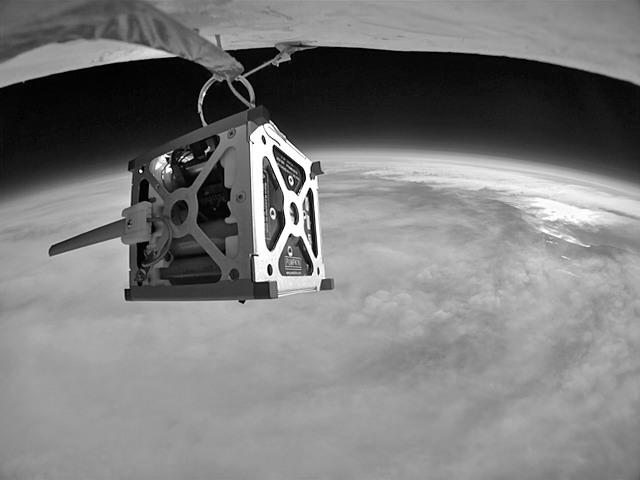
#> input picture archive/img-processor/samples/cubesat.png, 640 x 480 px; its folder holds 4 pictures in this run
$ python process.py   (Python 2 division)   (older library calls are emulated)
#> lines starting #> are read from the running program, lines starting #| are printed output that depends on the picture; after the words box and inside, x2 and y2 are one past the last pixel; in counts of white or black regions, pixels touching at a corner belong together
import os
import cv2
import numpy as np
from time import time

# Go through all files in the sample directory
for filename in os.listdir("samples"):

	start = time()

	# Open the sample
	sample = cv2.imread("samples/" + filename, cv2.IMREAD_GRAYSCALE)
#> sample is the input picture: shape (480, 640); min 0, max 255, mean 123.8

	# Threshold the sample
	ret, threshold = cv2.threshold(sample, 80, 255, cv2.THRESH_BINARY)
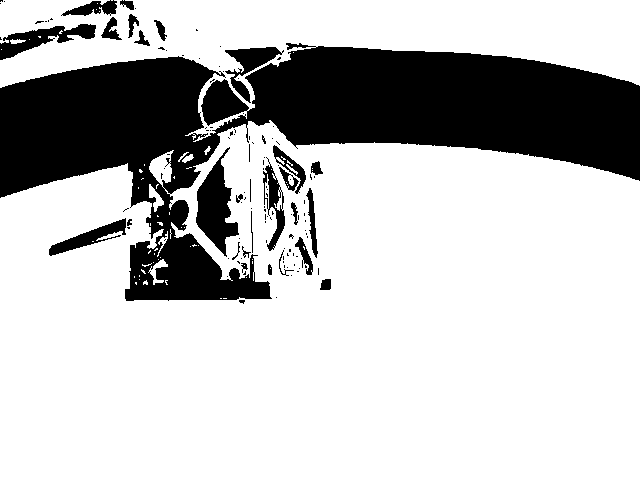
#> threshold: shape (480, 640); 74.9% white; 124 black regions (96 under 20 px), largest, box (x1, y1, x2, y2) and area: (0, 43, 640, 301) 67474, (196, 147, 239, 257) 2263, (0, 24, 96, 60) 1363

	# Count the number of black pixels in the thresholded image
	threshold_black = (640 * 480) - cv2.countNonZero(threshold)
#> threshold_black = 77128

	# Get the appropriate message - check for blurriness in the original sample if too few stars are detected
	message = "good"

	if threshold_black > 307190:

		blur = cv2.Laplacian(sample, cv2.CV_64F).var()

		if blur != 0 and blur < 5:
			message = "too blurry"
		else:
			message = "too few stars"

	elif threshold_black < 306950 and threshold_black > 306850:
		message = "too many stars"
	elif threshold_black <= 306850:
		message = "not a pure star field"

	total = time() - start

	print "\n" + filename + ": " + message
	print "Time: " + str(total)
